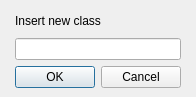
<ui version="4.0" >
 <author></author>
 <comment></comment>
 <exportmacro></exportmacro>
 <class>ClassDialog</class>
 <widget class="QDialog" name="ClassDialog" >
  <property name="geometry" >
   <rect>
    <x>0</x>
    <y>0</y>
    <width>196</width>
    <height>97</height>
   </rect>
  </property>
  <property name="windowTitle" >
   <string>Class</string>
  </property>
  <layout class="QVBoxLayout" >
   <property name="margin" >
    <number>9</number>
   </property>
   <property name="spacing" >
    <number>6</number>
   </property>
   <item>
    <layout class="QHBoxLayout" >
     <property name="margin" >
      <number>0</number>
     </property>
     <property name="spacing" >
      <number>6</number>
     </property>
     <item>
      <spacer>
       <property name="orientation" >
        <enum>Qt::Horizontal</enum>
       </property>
       <property name="sizeHint" >
        <size>
         <width>16</width>
         <height>31</height>
        </size>
       </property>
      </spacer>
     </item>
     <item>
      <layout class="QVBoxLayout" >
       <property name="margin" >
        <number>0</number>
       </property>
       <property name="spacing" >
        <number>6</number>
       </property>
       <item>
        <layout class="QVBoxLayout" >
         <property name="margin" >
          <number>0</number>
         </property>
         <property name="spacing" >
          <number>6</number>
         </property>
         <item>
          <widget class="QLabel" name="label" >
           <property name="text" >
            <string>Insert new class</string>
           </property>
          </widget>
         </item>
         <item>
          <widget class="QLineEdit" name="T_DialogClassValue" />
         </item>
        </layout>
       </item>
       <item>
        <layout class="QHBoxLayout" >
         <property name="margin" >
          <number>0</number>
         </property>
         <property name="spacing" >
          <number>6</number>
         </property>
         <item>
          <widget class="QPushButton" name="okButton" >
           <property name="text" >
            <string>OK</string>
           </property>
          </widget>
         </item>
         <item>
          <widget class="QPushButton" name="cancelButton" >
           <property name="text" >
            <string>Cancel</string>
           </property>
          </widget>
         </item>
        </layout>
       </item>
      </layout>
     </item>
     <item>
      <spacer>
       <property name="orientation" >
        <enum>Qt::Horizontal</enum>
       </property>
       <property name="sizeHint" >
        <size>
         <width>16</width>
         <height>31</height>
        </size>
       </property>
      </spacer>
     </item>
    </layout>
   </item>
  </layout>
 </widget>
 <pixmapfunction></pixmapfunction>
 <resources/>
 <connections>
  <connection>
   <sender>cancelButton</sender>
   <signal>clicked()</signal>
   <receiver>ClassDialog</receiver>
   <slot>reject()</slot>
   <hints>
    <hint type="sourcelabel" >
     <x>188</x>
     <y>115</y>
    </hint>
    <hint type="destinationlabel" >
     <x>175</x>
     <y>115</y>
    </hint>
   </hints>
  </connection>
  <connection>
   <sender>okButton</sender>
   <signal>clicked()</signal>
   <receiver>ClassDialog</receiver>
   <slot>accept()</slot>
   <hints>
    <hint type="sourcelabel" >
     <x>95</x>
     <y>115</y>
    </hint>
    <hint type="destinationlabel" >
     <x>92</x>
     <y>115</y>
    </hint>
   </hints>
  </connection>
 </connections>
</ui>
